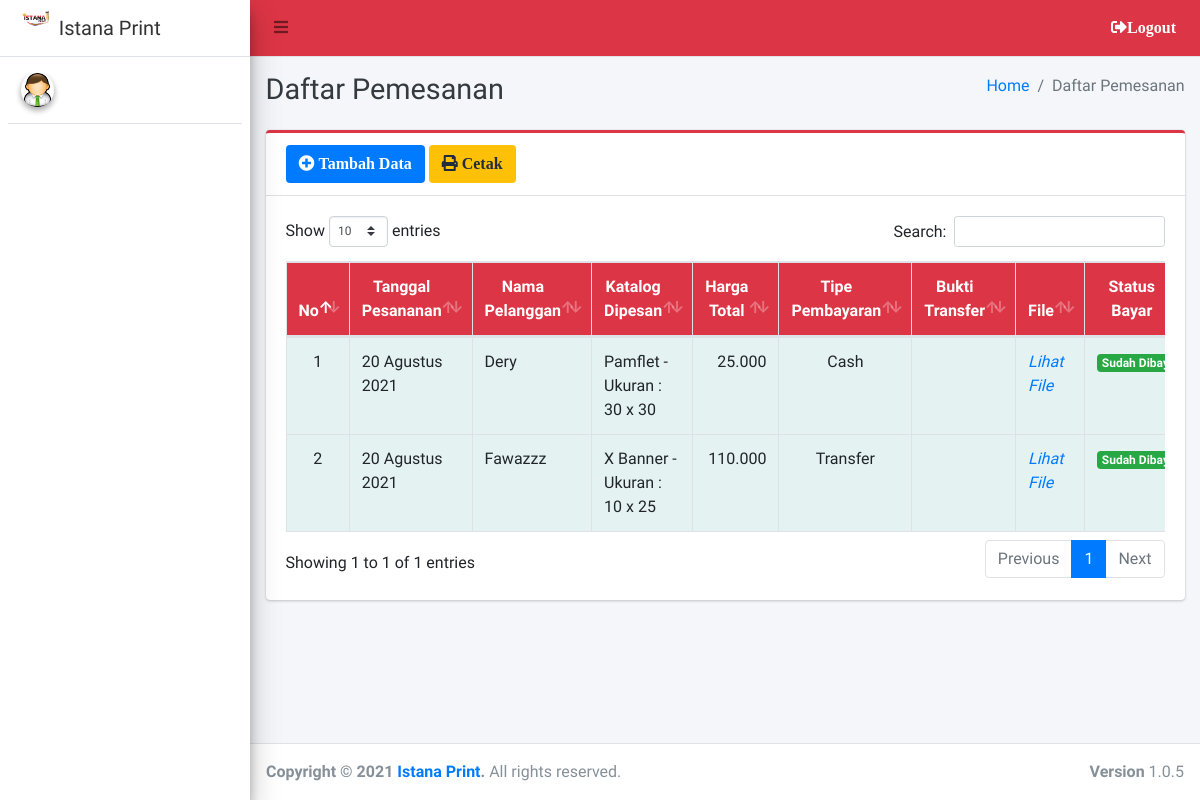
Before: /admin/pemesanan/index.php with the older database file.
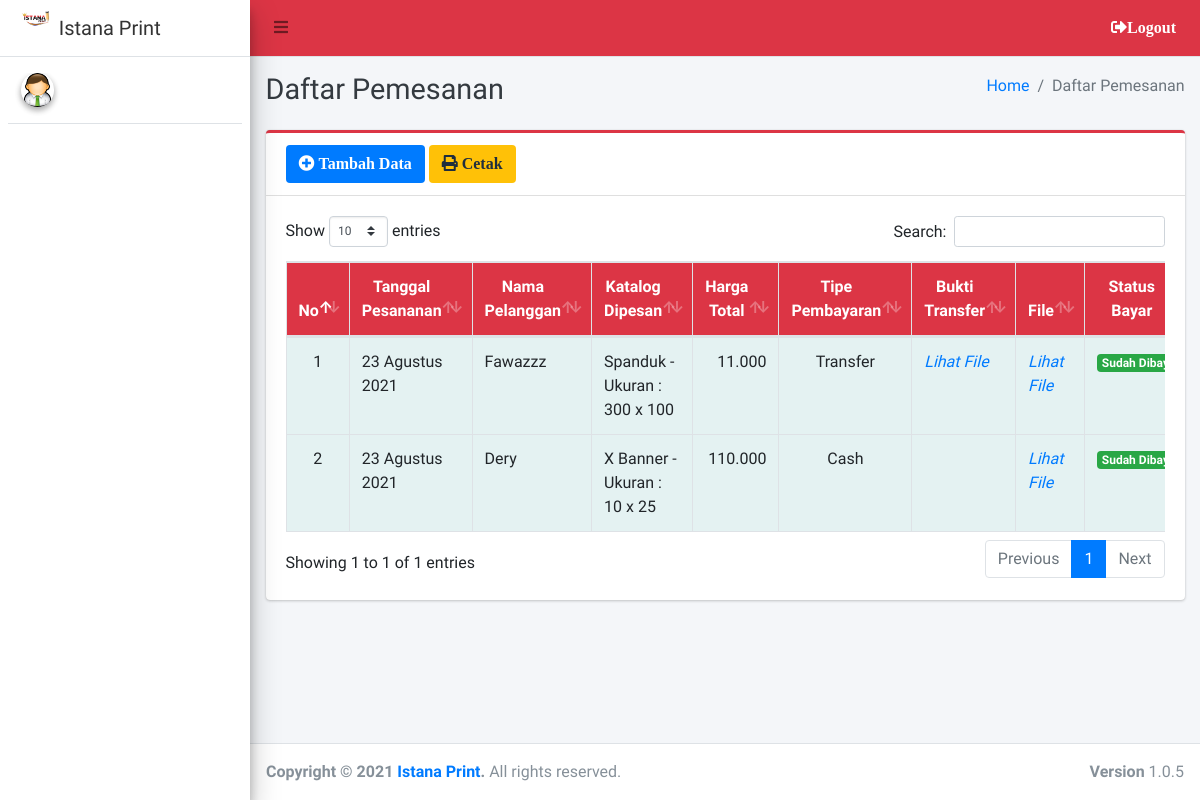
After: the same page with the newer database file.
### tables this page shows
CREATE TABLE `pemesanan`  (
  `id_pemesanan` int(11) NOT NULL AUTO_INCREMENT,
  `tanggal_pesan` date NULL DEFAULT NULL,
  `id_pelanggan` varchar(20) NULL DEFAULT NULL,
  `id_katalog` int(11) NULL DEFAULT NULL,
  `file` varchar(255) NULL DEFAULT NULL,
  `tipe_pembayaran` varchar(50) NULL DEFAULT NULL,
  `status_bayar` varchar(20) NULL DEFAULT NULL,
  `status_pengerjaan` varchar(50) NULL DEFAULT NULL,
  `status_pengambilan` varchar(50) NULL DEFAULT NULL,
  `bukti_transfer` varchar(100) NULL DEFAULT NULL,
  PRIMARY KEY (`id_pemesanan`) USING BTREE,
  INDEX `id_katalog`(`id_katalog`) USING BTREE
);

CREATE TABLE `pelanggan`  (
  `id_pelanggan` varchar(20) NOT NULL,
  `nama_pelanggan` varchar(100) NULL DEFAULT NULL,
  `jk` varchar(20) NULL DEFAULT NULL,
  `alamat` text NULL,
  `no_hp` varchar(20) NULL DEFAULT NULL,
  PRIMARY KEY (`id_pelanggan`) USING BTREE
);

CREATE TABLE `katalog`  (
  `id_katalog` int(11) NOT NULL AUTO_INCREMENT,
  `nama_katalog` varchar(150) NOT NULL,
  `jenis_katalog` varchar(150) NOT NULL,
  `qty` varchar(50) NOT NULL,
  `ukuran` varchar(150) NOT NULL,
  `harga` varchar(50) NOT NULL,
  `harga_desain` varchar(50) NOT NULL,
  `total_harga` varchar(50) NOT NULL,
  `file` varchar(100) NULL DEFAULT NULL,
  PRIMARY KEY (`id_katalog`) USING BTREE
);

### config/day.php (called while the page is built)
<?php
function tgl_indo($tanggal)
{
    $bulan = array(
        1 =>   'Januari',
        'Februari',
        'Maret',
        'April',
        'Mei',
        'Juni',
        'Juli',
        'Agustus',
        'September',
        'Oktober',
        'November',
        'Desember'
    );
    $pecahkan = explode('-', $tanggal);
    return $pecahkan[2] . ' ' . $bulan[(int) $pecahkan[1]] . ' ' . $pecahkan[0];
}
?>

### config/config.php (called while the page is built, shortened)
<?php
	function base_url($url = null){
		$base_url = "http://localhost/istana-print";
		if ($url != null) {
			return $base_url."/".$url;
		}else{
			return $base_url;
		}
	}
 ?>

### admin/pemesanan/index.php (the view, shortened to what the changed rows need)
<?php
require '../../config/config.php';
require '../../config/koneksi.php';
require '../../config/day.php';
?>
<!DOCTYPE html>
<html>
<?php
include '../../templates/head.php';
?>
<body class="hold-transition sidebar-mini layout-fixed">
    <div class="wrapper">
        <div class="content-wrapper">
            <div class="content-header">
                <div class="container-fluid">
                    <div class="row mb-2">
                        <div class="col-sm-6">
                            <h1 class="m-0 text-dark">Daftar Pemesanan</h1>
                        </div>
                    </div>
                </div>
            </div>
            <section class="content">
                <div class="container-fluid">
                    <div class="row">
                        <div class="col-12">
                            <div class="card card-danger card-outline">
                                <div class="card-body">
                                    <div class="table-responsive">
                                        <table id="example1" class="table table-bordered table-striped">
                                            <thead class="bg-red">
                                                <tr align="center">
                                                    <th>No</th>
                                                    <th>Tanggal Pesananan</th>
                                                    <th>Nama Pelanggan</th>
                                                    <th>Katalog Dipesan</th>
                                                    <th>Harga Total</th>
                                                    <th>Tipe Pembayaran</th>
                                                    <th>Bukti Transfer</th>
                                                    <th>File</th>
                                                    <th>Status Bayar</th>
                                                </tr>
                                            </thead>
                                            <?php
                                            $no = 1;
                                            $data = $koneksi->query("SELECT * FROM pemesanan AS p
                                            LEFT JOIN pelanggan AS pl ON p.id_pelanggan = pl.id_pelanggan
                                            LEFT JOIN katalog AS k ON p.id_katalog = k.id_katalog ORDER BY id_pemesanan DESC");
                                            while ($row = $data->fetch_array()) {
                                            ?>
                                                <tbody style="background-color: azure">
                                                    <tr>
                                                        <td align="center"><?= $no++ ?></td>
                                                        <td><?= tgl_indo($row['tanggal_pesan']) ?></td>
                                                        <td><?= $row['nama_pelanggan'] ?></td>
                                                        <td><?= $row['nama_katalog'] ?> - Ukuran : <?= $row['ukuran'] ?></td>
                                                        <td align="right"><?= number_format($row['total_harga'], 0, ',', '.') ?></td>
                                                        <td align="center"><?= $row['tipe_pembayaran'] ?></td>
                                                        <td>
                                                            <?php if($row['bukti_transfer']){ ?>
                                                                <a href="<?= base_url(); ?>/assets/bukti_transfer/<?= $row['bukti_transfer']?>" data-title="file" data-gallery="galery" title="Lihat" target="blank"><i>Lihat File</i></a>
                                                            <?php } ?>
                                                        </td>
                                                        <td><a href="<?= base_url(); ?>/filependukung/<?= $row[4]?>" data-title="file" data-gallery="galery" title="Lihat" target="blank"><i>Lihat File</i></a></td>
                                                        <td align="center">
                                                            <?php if($row['status_bayar'] == "Sudah Dibayar"){ ?>
                                                                <span class="badge badge-success"><?= $row['status_bayar'] ?></span>
                                                            <?php }else{ ?>
                                                                <span class="badge badge-warning"><?= $row['status_bayar'] ?></span>
                                                            <?php } ?>
                                                        </td>
                                                    </tr>
                                                </tbody>
                                            <?php } ?>
                                        </table>
                                    </div>
                                </div>
                            </div>
                        </div>
                    </div>
                </div>
            </section>
        </div>
    </div>
</body>
</html>

Changed rows visible on the page:
removed pemesanan: tanggal_pesan "20 Agustus 2021", id_pelanggan.nama_pelanggan "Dery", id_katalog.nama_katalog "Pamflet", id_katalog.ukuran "30 x 30", id_katalog.total_harga "25.000", tipe_pembayaran "Cash", status_bayar "Sudah…"
removed pemesanan: tanggal_pesan "20 Agustus 2021", id_pelanggan.nama_pelanggan "Fawazzz", id_katalog.nama_katalog "X Banner", id_katalog.ukuran "10 x 25", id_katalog.total_harga "110.000", tipe_pembayaran "Transfer", status_bayar "Sudah…"
added pemesanan: tanggal_pesan "23 Agustus 2021", id_pelanggan.nama_pelanggan "Fawazzz", id_katalog.nama_katalog "Spanduk", id_katalog.ukuran "300 x 100", id_katalog.total_harga "11.000", tipe_pembayaran "Transfer", status_bayar "Sudah…"
added pemesanan: tanggal_pesan "23 Agustus 2021", id_pelanggan.nama_pelanggan "Dery", id_katalog.nama_katalog "X Banner", id_katalog.ukuran "10 x 25", id_katalog.total_harga "110.000", tipe_pembayaran "Cash", status_bayar "Sudah…"
